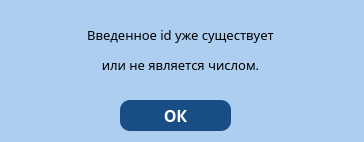
<?xml version="1.0" encoding="UTF-8"?>
<ui version="4.0">
 <class>Dialog</class>
 <widget class="QDialog" name="Dialog">
  <property name="geometry">
   <rect>
    <x>0</x>
    <y>0</y>
    <width>364</width>
    <height>142</height>
   </rect>
  </property>
  <property name="windowTitle">
   <string>Dialog</string>
  </property>
  <property name="styleSheet">
   <string notr="true">background-color: #adcef0</string>
  </property>
  <widget class="QPushButton" name="erBtnOK">
   <property name="geometry">
    <rect>
     <x>120</x>
     <y>100</y>
     <width>111</width>
     <height>31</height>
    </rect>
   </property>
   <property name="font">
    <font>
     <family>Montserrat</family>
     <pointsize>12</pointsize>
     <weight>75</weight>
     <bold>true</bold>
    </font>
   </property>
   <property name="styleSheet">
    <string notr="true">background-color: #184e85;
color: white;
border: 2px solid #555;
border-radius: 10px;
border: none;</string>
   </property>
   <property name="text">
    <string>ОК</string>
   </property>
  </widget>
  <widget class="QLabel" name="ch_service_2">
   <property name="geometry">
    <rect>
     <x>40</x>
     <y>20</y>
     <width>281</width>
     <height>61</height>
    </rect>
   </property>
   <property name="font">
    <font>
     <family>Montserrat Light</family>
     <pointsize>10</pointsize>
    </font>
   </property>
   <property name="text">
    <string>&lt;html&gt;&lt;head/&gt;&lt;body&gt;&lt;p align=&quot;center&quot;&gt;Введенное id уже существует&lt;/p&gt;&lt;p align=&quot;center&quot;&gt;или не является числом.&lt;/p&gt;&lt;/body&gt;&lt;/html&gt;</string>
   </property>
  </widget>
 </widget>
 <resources/>
 <connections/>
</ui>
